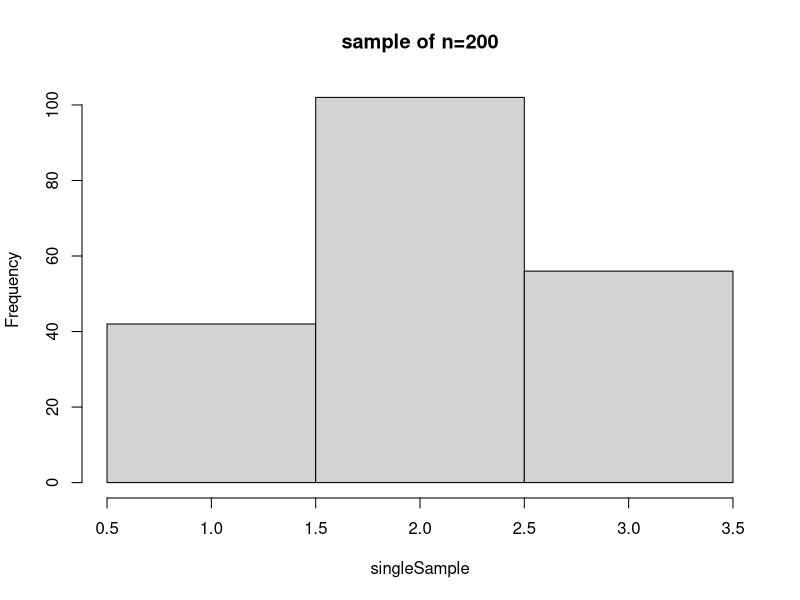
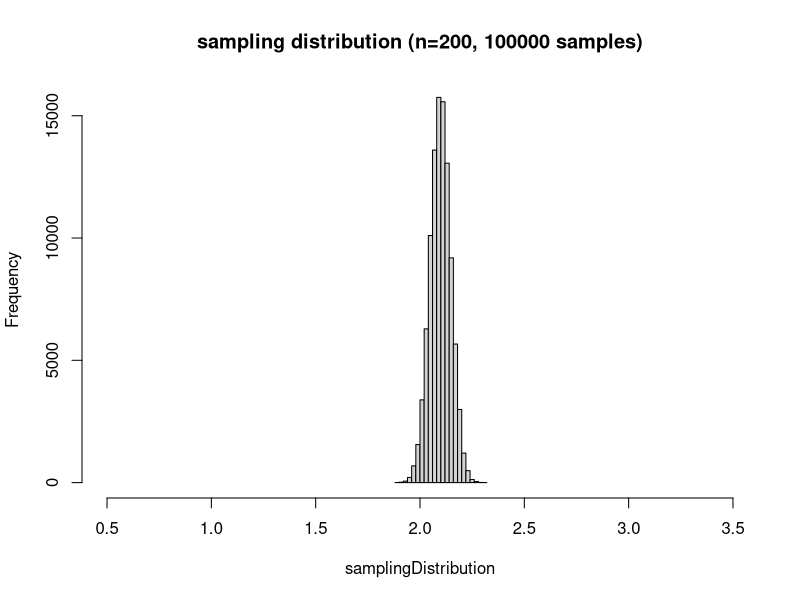
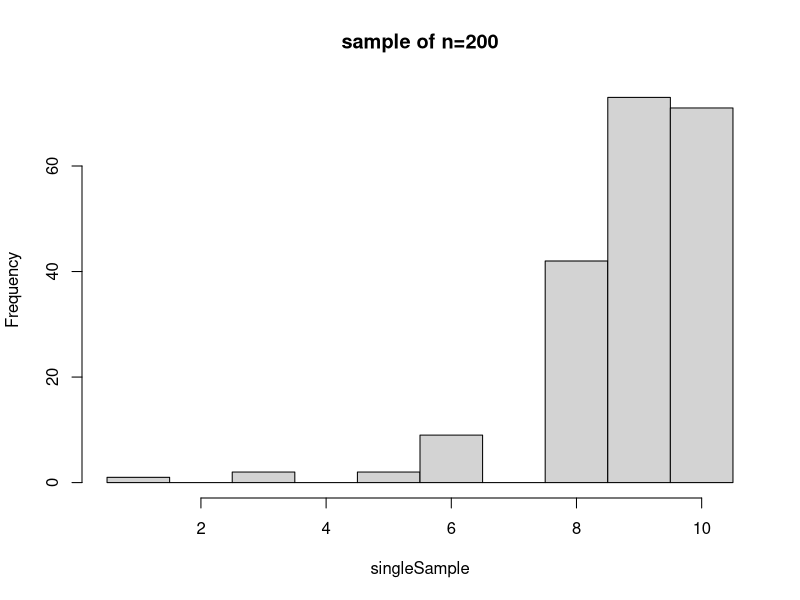
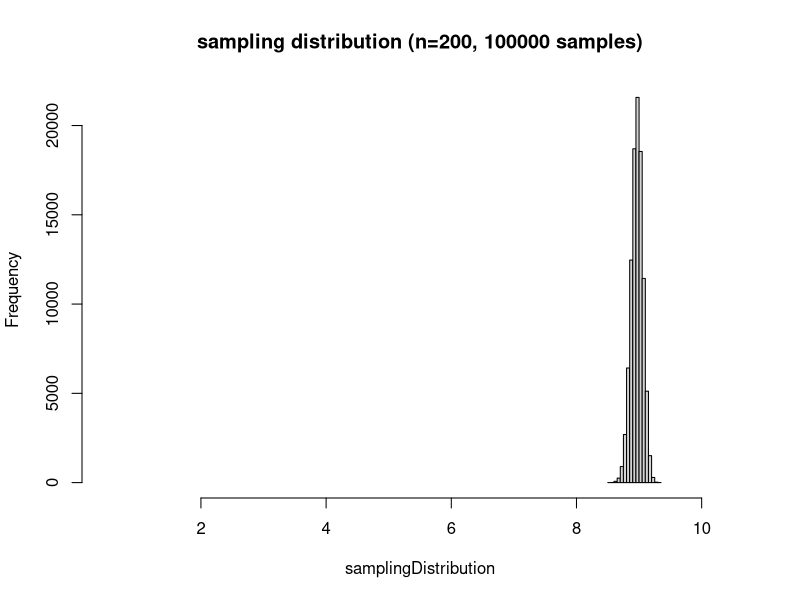
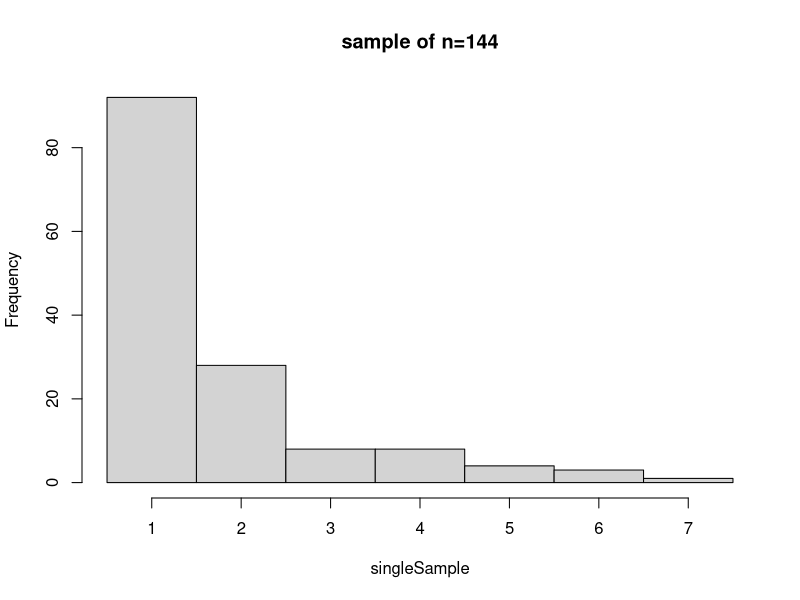
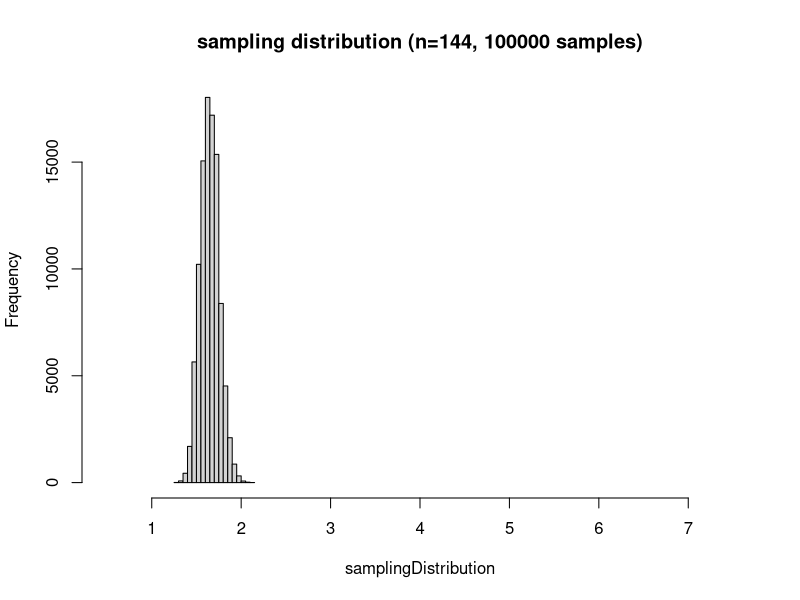

Write the R code that produced these figures, in order.
### e1071 contains the kurtosis and skewness functions
if (!is.element("e1071", installed.packages()[,1])) {
  install.packages("e1071");
}
### Load package
require(e1071);

### Function definition
samplingDistribution <- function(popValues = c(0, 1), popFrequencies = c(50, 50),
                                 sampleSize = 100, samples = 100,
                                 showSingleSample=FALSE, savePlot=FALSE, digits=3) {
  
  ### Temporarily store scientific notation threshold
  tempSciPen <- getOption("scipen");
  ### Set at 10 + digits
  options(scipen=10+digits);

  ### Take samples samples of sampleSize people and store the means
  ### (first generate an empty vector to store the means)
  samplingDistribution <- c();
  for (i in 1:samples) {
    samplingDistribution[i] <- mean(sample(popValues, size=sampleSize,
                                           replace=TRUE, prob=popFrequencies));
  }
  
  ### We need to tell the hist() function where to put
  ### the breaks. We will determine this by computing
  ### the distances between the different possible
  ### population values.
  firstVector <- popValues[-length(popValues)];
  secondVector <- popValues[-1];
  diffVector <- secondVector - firstVector;
  ### We can now divide these distances by two. When we then add the resulting
  ### vector to each population value (except the last one of course), we get
  ### the break points.
  diffVector <- diffVector/ 2;
  breaksVector <- popValues[-length(popValues)] + diffVector;
  ### Add the minimum value to the beginning
  breaksVector <- c(popValues[1] - diffVector[1], breaksVector);
  ### Add the maximum value to the end
  breaksVector[length(breaksVector)+1] <- popValues[length(popValues)] + diffVector[length(diffVector)];

  if (showSingleSample) {
    ### Take a sample of sampleSize people to show the distribution
    singleSample <- sample(popValues, size=sampleSize,
                           replace=TRUE, prob=popFrequencies);
    
    ### Maybe save plot to file
    if (savePlot) {
      png(filename=paste0("sample of n=", sampleSize, ".png"), height=300, width=600,
          bg="white");
    }
    ### Show or save the sample distribution
    hist(singleSample, breaks=breaksVector,
         main=paste0("sample of n=", sampleSize));
    if (savePlot) {
      dev.off();
    }
    
    ### If there are more than 5000 datapoints, only use the first 5000 datapoints
    if (length(singleSample) < 5000) {
      normality <- shapiro.test(singleSample);
      normTest <- paste0("Shapiro-Wilk normality test: p=", round(normality$p.value, digits),
                  " (W=", round(normality$statistic, digits),
                  "; based on ", sampleSize, " observations)");
    }
    else {
      normality <- shapiro.test(singleSample[1:5000]);
      normTest <- paste0("Shapiro-Wilk normality test: p=", round(normality$p.value, digits),
                         " (W=", round(normality$statistic, digits),
                         "; NOTE: based on the first 5000 of ",
                         sampleSize, " observations)");
    }
    ### Show output
    cat(paste0("Sample of n=", sampleSize, "\n",
               "Mean=", round(mean(singleSample), digits),
               ", SD=", round(sqrt(var(singleSample)), digits),
               ", Kurtosis=", round(kurtosis(singleSample), digits),
               ", Skewness=", round(skewness(singleSample), digits),
               "\nEstimated standard error (n = ",  sampleSize,"): ",
               round(sqrt(var(singleSample)) / sqrt(sampleSize), digits),
               "\n", normTest, "\n\n"));
    
  }
  
  ### Maybe save plot to file
  if (savePlot) {
    png(filename=paste0("sampling distribution (n=", sampleSize, ", ",
                        samples, " samples).png"), height=300, width=600,
        bg="white");
  }
  ### Show or save the sampling distribution
  ### Note that we don't use "breaks=breaksVector" because
  ### the sampling distribution contains mans, which have
  ### much higher granularity than the population values.
  ### However, we do maintain the minimum and maximum scores.
  hist(samplingDistribution, xlim=range(breaksVector),
       main=paste0("sampling distribution (n=", sampleSize, ", ", samples, " samples)"));
  if (savePlot) {
    dev.off();
  }
  
  ### If there are more than 5000 datapoints, only use the first 5000 datapoints
  if (length(samplingDistribution) < 5000) {
    normality <- shapiro.test(samplingDistribution);
    normTest <- paste0("Shapiro-Wilk normality test: p=", round(normality$p.value, digits),
                       " (W=", round(normality$statistic, digits),
                       "; based on ", samples, " observations)");
  }
  else {
    normality <- shapiro.test(samplingDistribution[1:5000]);
    normTest <- paste0("Shapiro-Wilk normality test: p=", round(normality$p.value, digits),
                       " (W=", round(normality$statistic, digits),
                       "; NOTE: based on the first 5000 of ",
                       samples, " observations)");
  }
  ### Show output
  cat(paste0("Sampling distribution of ", samples, " samples of n=", sampleSize, "\n",
             "Mean=", round(mean(samplingDistribution), digits),
             ", SD=", round(sqrt(var(samplingDistribution)), digits),
             ", Kurtosis=", round(kurtosis(samplingDistribution), digits),
             ", Skewness=", round(skewness(samplingDistribution), digits),
             "\n", normTest, "\n\n"));
  
  options(scipen=tempSciPen);
  
}

### Create a distribution of three possible values
popValues <- c(1, 2, 3);
popFrequencies <- c(20, 50, 30);

### Show the sampling distribution for samples of 5, 10, and 50 people
samplingDistribution(popValues = popValues, popFrequencies = popFrequencies,
                     sampleSize = 200, samples = 100000, showSingleSample=TRUE, digits=5);

### Create a very skewed distribution of ten possible values
popValues <- c(1, 2, 3, 4, 5, 6, 7, 8, 9, 10);
popFrequencies <- c(2, 4, 8, 6, 10, 15, 12, 200, 350, 400);

### Show the sampling distribution for samples of 5, 10, and 50 people
samplingDistribution(popValues = popValues, popFrequencies = popFrequencies,
                     sampleSize = 200, samples = 100000, showSingleSample=TRUE, digits=5);

### Create a skweded distribution of seven possible values
popValues <- c(1, 2, 3, 4, 5, 6, 7);
popFrequencies <- c(70, 15, 5, 4, 3, 2, 1);

### Show the sampling distribution for samples of 5, 10, and 50 people
samplingDistribution(popValues = popValues, popFrequencies = popFrequencies,
                     sampleSize = 144, samples = 100000, showSingleSample=TRUE, digits=5);

